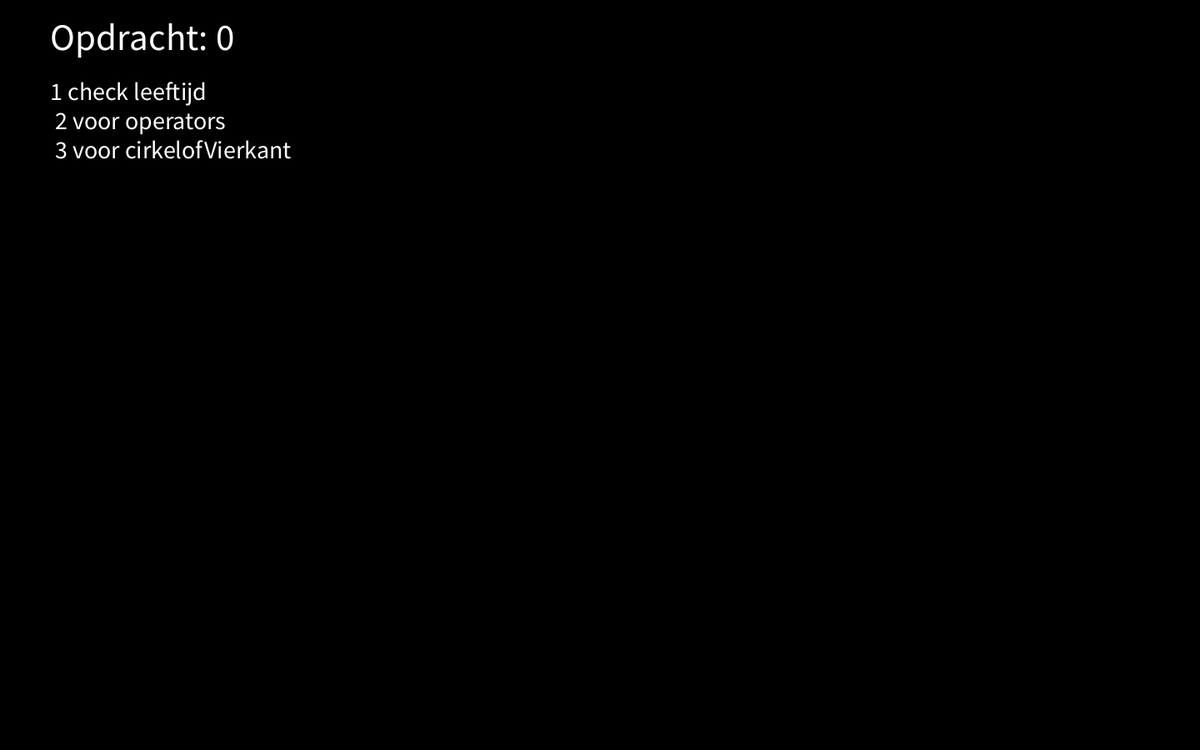
Frame 1 (no input)
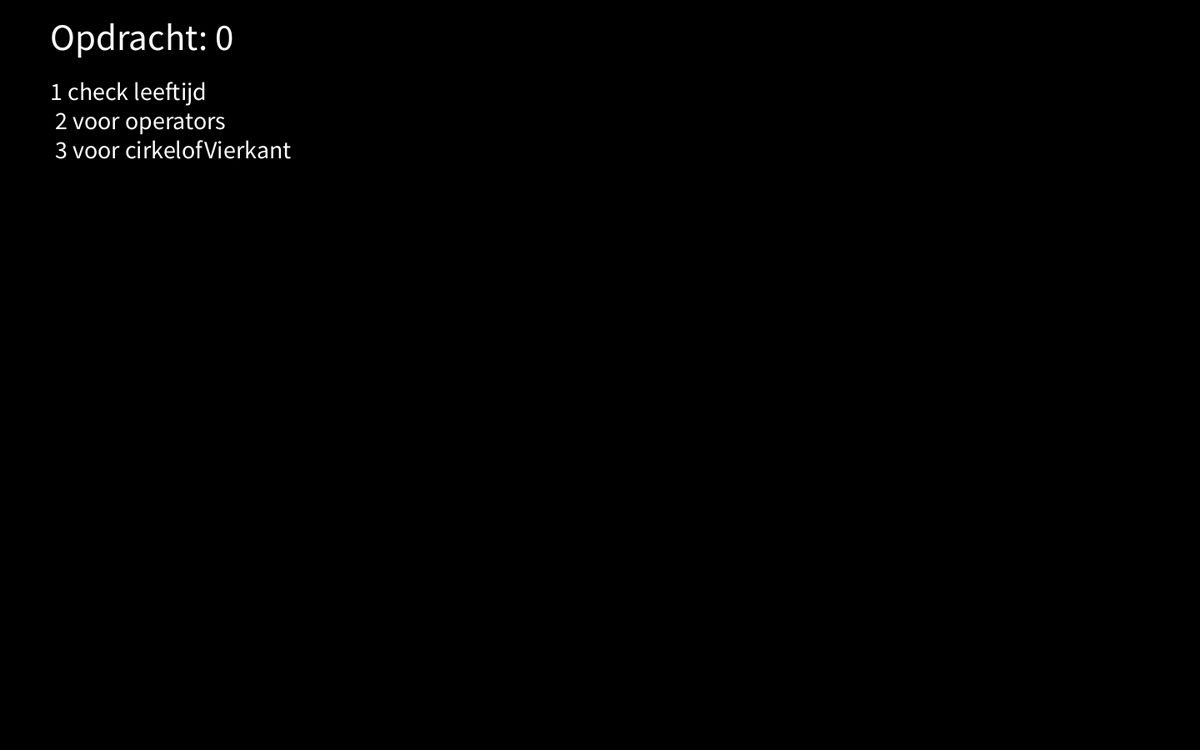
Frame 60 (the mouse pressed at the canvas centre just before this capture)
Frame 120 (the mouse held since frame 60 and released just before this capture): identical to frame 60, image omitted

The Processing sketch that drew these frames (run headless with seeded random() and noise(); from frame 60 on, the mouse is pressed at the canvas centre):

// Processing sketch: sketch_261007a
// ── sketch_261007a.pde
int opdracht = 0;
int leeftijd = 18;

int grijzeLicht = 10;
int GroenLicht = 40;
int Groen1 = 3;
int Groen3 = 72;
int OranjeLicht1 = 40;
int OranjeLicht2 = 40;
int RodeLicht = 40;
int licht = 1;

void setup(){
size(1440,900);
background(255,255,255);
}

void draw(){
  background(0,0,0);

  fill(255,255,255);
  textSize(45);
  text("Opdracht: " + opdracht + "\n",0 + 60,60);
  textSize(30);
  text("1 check leeftijd\n 2 voor operators \n 3 voor cirkelofVierkant \n",0 + 60,120);

    switch(opdracht){
    case 1:
      onderLeeftijd();
      break;
    case 2:
      stopLicht();
      break;
  }

  if(key ==  '1'){
    opdracht = 1;
  }
  if(key ==  '2'){
    opdracht = 2;
  }
  if(key ==  '3'){
    opdracht = 3;
  }
  if(key ==  '4'){
    opdracht = 4;
  }


}

void onderLeeftijd(){
    text(leeftijd +" uw leeftijd\n",width/2,height/2);
  if(leeftijd < 2){
    text("baby \n", width - 200,120);
  }
  else if(leeftijd < 4){
    text("kleuter \n", width - 200,120);
  }
  else if(leeftijd < 12){
    text("kind \n", width - 200,120);
  }
  else if(leeftijd <  20){
    text("tiener \n", width - 200,120);
  }
  else if(leeftijd < 25){
    text("adoloscent \n", width - 200,120);
  }
  else if(leeftijd >= 25){
    text("volwasse \n", width - 200,120);
  }
  if(leeftijd < 0){
    leeftijd = 0;
  }
}

void stopLicht(){
  fill(90,90,90);
  rect(550,150,300,500);

  fill(Groen1,GroenLicht,Groen3);
  ellipse(700,250,120,120);

  fill(OranjeLicht1,OranjeLicht2,40);
  ellipse(700,400,120,120);

  fill(RodeLicht,40,40);
  ellipse(700,550,120,120);

  if(licht == 1){
      Groen1 = 3;
      Groen3 = 72;
      GroenLicht += 2;
      if(GroenLicht >= 122 && licht == 1){
        GroenLicht = 0;
        licht = 2;
      }
  }
  else if(licht == 2){
      Groen1 = 40;
      Groen3 = 40;
      OranjeLicht1 += 3;
      OranjeLicht2 += 2;
      if(OranjeLicht2 >= 125){
        OranjeLicht2 = 125;
      }
      if(OranjeLicht1 >= 255){
        OranjeLicht2 = 40;
        OranjeLicht1 = 40;
        licht = 3;
      }
  }
  else if(licht == 3){
      RodeLicht += 3;
      if(RodeLicht >= 255 && licht == 3){
        RodeLicht = 0;
        licht = 1;
      }
  }

}



void keyPressed(){
  if(opdracht == 1){
  if(keyCode ==  UP){
    leeftijd += 1;
  }
  if(keyCode ==  DOWN){
    leeftijd -= 1;
  }
  }
}
